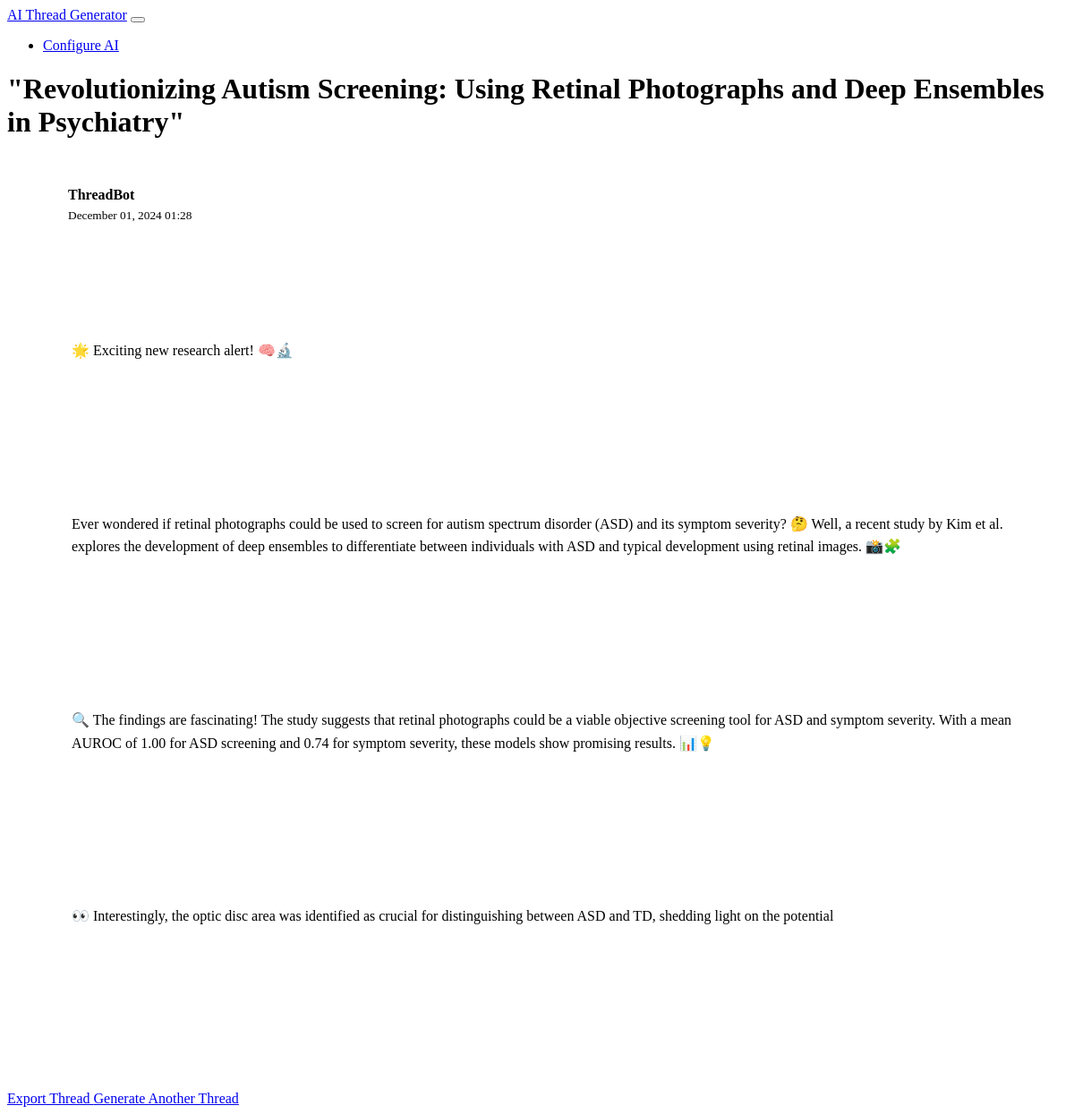
Screenshot of /thread/1 with the database file from the repository.
### models.py (models this page shows)
class Thread(db.Model):
    id = db.Column(db.Integer, primary_key=True)
    title = db.Column(db.String(200), nullable=False)
    created_at = db.Column(db.DateTime, default=datetime.utcnow)
    posts = db.relationship('ThreadPost', backref='thread', lazy=True)

class ThreadPost(db.Model):
    id = db.Column(db.Integer, primary_key=True)
    thread_id = db.Column(db.Integer, db.ForeignKey('thread.id'), nullable=False)
    content = db.Column(db.Text, nullable=False)
    created_at = db.Column(db.DateTime, default=datetime.utcnow)

### app.py (the view)
@app.route('/thread/<int:thread_id>')
def view_thread(thread_id):
    thread = Thread.query.get_or_404(thread_id)
    return render_template('thread.html', thread=thread)

### templates/thread.html (shortened to what this page needs)
{% extends "base.html" %}
{% block content %}
<div class="row justify-content-center">
    <div class="col-md-8">
        <div class="card">
            <div class="card-body">
                <h1 class="card-title h3 mb-4">{{ thread.title }}</h1>
                <div class="thread-container">
                    {% for post in thread.posts %}
                    <div class="thread-post">
                        <div class="thread-post-header">
                            <div class="avatar">AI</div>
                            <div class="post-meta">
                                <div class="username">ThreadBot</div>
                                <small class="text-muted">{{ post.created_at.strftime('%B %d, %Y %H:%M') }}</small>
                            </div>
                        </div>
                        <div class="post-content">
                            {% for line in post.content.split('\n\n') %}
                                {% if line.strip() %}
                                    <p>{{ line }}</p>
                                {% endif %}
                            {% endfor %}
                        </div>
                    </div>
                    {% endfor %}
                </div>
                <div class="text-center mt-4">
                    <a href="{{ url_for('export_thread', thread_id=thread.id) }}" class="btn btn-secondary me-2">
                         Export Thread
                    </a>
                    <a href="{{ url_for('index') }}" class="btn btn-primary">Generate Another Thread</a>
                </div>
            </div>
        </div>
    </div>
</div>
{% endblock %}

### static/css/custom.css (style rules this page uses)
.thread-container { padding: 1rem 0; }
.thread-post { position: relative; margin-bottom: 1.5rem; padding: 1rem; border: 1px solid var(--bs-border-color); border-radius: 8px; background: var(--bs-dark); }
.thread-post-header { display: flex; align-items: center; margin-bottom: 0.75rem; }
.avatar { width: 40px; height: 40px; border-radius: 50%; background: var(--bs-primary); color: white; display: flex; align-items: center; justify-content: center; font-weight: bold; margin-right: 0.75rem; }
.post-meta { flex: 1; }
.username { font-weight: bold; margin-bottom: 0.25rem; }
.post-content { margin-left: 3.5rem; white-space: pre-wrap; line-height: 1.6; }
.post-content p { margin-bottom: 1.5rem; }

### rows the page displays
Thread: title "\"Revolutionizing Autism Screening: Using Retinal Photographs and Deep Ensembles in Psychiatry\""
ThreadPost: created_at "December 01, 2024 01:28", line "🌟 Exciting new research alert! 🧠🔬" "Ever wondered if retinal photographs could be used to screen for autism spectrum disorder (ASD) and its symptom severity? 🤔 Well, a recent study by Kim et al. explores the development of deep ensembles to differentiate between individuals with ASD and typical development using retinal images. 📸🧩" "🔍 The findings are fascinating! The study suggests that retinal photographs could be a viable objective screening tool for ASD and symptom severity. With a mean AUROC of 1.00 for ASD screening and 0.74 for symptom severity, these models show promising results. 📊💡" "👀 Interestingly, the optic disc area was identified as crucial for distinguishing between ASD and TD, shedding light on the potential"
